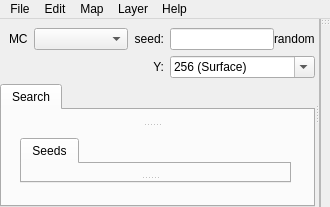
<?xml version="1.0" encoding="UTF-8"?>
<ui version="4.0">
 <class>MainWindow</class>
 <widget class="QMainWindow" name="MainWindow">
  <property name="windowTitle">
   <string>Cubiomes Viewer for Bedrock</string>
  </property>
  <property name="windowIcon">
   <iconset resource="../rc/icons.qrc">
    <normaloff>:/icons/logo.png</normaloff>:/icons/logo.png</iconset>
  </property>
  <widget class="QWidget" name="centralWidget">
   <layout class="QGridLayout" name="gridLayout_6">
    <property name="leftMargin">
     <number>0</number>
    </property>
    <property name="topMargin">
     <number>0</number>
    </property>
    <property name="rightMargin">
     <number>0</number>
    </property>
    <property name="bottomMargin">
     <number>0</number>
    </property>
    <item row="0" column="0">
     <widget class="QSplitter" name="splitterMap">
      <property name="orientation">
       <enum>Qt::Horizontal</enum>
      </property>
      <widget class="QFrame" name="controlFrame">
       <layout class="QVBoxLayout" name="verticalLayout_5">
        <property name="leftMargin">
         <number>0</number>
        </property>
        <property name="topMargin">
         <number>0</number>
        </property>
        <property name="rightMargin">
         <number>0</number>
        </property>
        <property name="bottomMargin">
         <number>0</number>
        </property>
        <item>
         <layout class="QGridLayout" name="gridMCSeed">
          <property name="leftMargin">
           <number>9</number>
          </property>
          <property name="topMargin">
           <number>9</number>
          </property>
          <item row="0" column="1">
           <widget class="StyledComboBox" name="comboBoxMC">
            <property name="toolTip">
             <string>Minecraft version</string>
            </property>
            <property name="minimumContentsLength">
             <number>8</number>
            </property>
            <property name="iconSize">
             <size>
              <width>0</width>
              <height>16</height>
             </size>
            </property>
           </widget>
          </item>
          <item row="1" column="7">
           <widget class="StyledComboBox" name="comboY">
            <property name="sizePolicy">
             <sizepolicy hsizetype="Expanding" vsizetype="Fixed">
              <horstretch>0</horstretch>
              <verstretch>0</verstretch>
             </sizepolicy>
            </property>
            <property name="editable">
             <bool>true</bool>
            </property>
            <property name="maxVisibleItems">
             <number>12</number>
            </property>
            <item>
             <property name="text">
              <string>256 (Surface)</string>
             </property>
            </item>
            <item>
             <property name="text">
              <string>128 (Nether Roof)</string>
             </property>
            </item>
            <item>
             <property name="text">
              <string>62 (Sea Level)</string>
             </property>
            </item>
            <item>
             <property name="text">
              <string>48</string>
             </property>
            </item>
            <item>
             <property name="text">
              <string>32</string>
             </property>
            </item>
            <item>
             <property name="text">
              <string>16</string>
             </property>
            </item>
            <item>
             <property name="text">
              <string>0</string>
             </property>
            </item>
            <item>
             <property name="text">
              <string>-16</string>
             </property>
            </item>
            <item>
             <property name="text">
              <string>-32</string>
             </property>
            </item>
            <item>
             <property name="text">
              <string>-48</string>
             </property>
            </item>
            <item>
             <property name="text">
              <string>-64 (Bedrock)</string>
             </property>
            </item>
           </widget>
          </item>
          <item row="0" column="0">
           <widget class="QLabel" name="labelMC">
            <property name="toolTip">
             <string>Minecraft version</string>
            </property>
            <property name="text">
             <string>MC</string>
            </property>
           </widget>
          </item>
          <item row="0" column="7">
           <layout class="QHBoxLayout" name="horizontalLayout_2">
            <property name="spacing">
             <number>0</number>
            </property>
            <item>
             <widget class="QLineEdit" name="seedEdit">
              <property name="toolTip">
               <string>Press enter to accept</string>
              </property>
             </widget>
            </item>
            <item>
             <widget class="QLabel" name="labelSeedType">
              <property name="toolTip">
               <string>Seed can be an integer or text. Leave empty for a random seed</string>
              </property>
              <property name="text">
               <string>random</string>
              </property>
             </widget>
            </item>
           </layout>
          </item>
          <item row="1" column="3">
           <widget class="QLabel" name="labelY">
            <property name="toolTip">
             <string>Show map for this y-level</string>
            </property>
            <property name="text">
             <string>Y:</string>
            </property>
            <property name="alignment">
             <set>Qt::AlignRight|Qt::AlignTrailing|Qt::AlignVCenter</set>
            </property>
           </widget>
          </item>
          <item row="1" column="2">
           <widget class="QLabel" name="labelMono">
            <property name="font">
             <font>
              <family>Monospace</family>
             </font>
            </property>
            <property name="text">
             <string/>
            </property>
           </widget>
          </item>
          <item row="0" column="2" colspan="2">
           <widget class="QLabel" name="labelSeed">
            <property name="toolTip">
             <string>Seed can be an integer or text. Leave empty for a random seed</string>
            </property>
            <property name="text">
             <string>seed:</string>
            </property>
            <property name="alignment">
             <set>Qt::AlignRight|Qt::AlignTrailing|Qt::AlignVCenter</set>
            </property>
           </widget>
          </item>
         </layout>
        </item>
        <item>
         <widget class="QTabWidget" name="tabContainer">
          <property name="styleSheet">
           <string notr="true">QToolButton {
 	background-color: transparent;
}</string>
          </property>
          <property name="currentIndex">
           <number>0</number>
          </property>
          <widget class="QWidget" name="tabSearch">
           <property name="sizePolicy">
            <sizepolicy hsizetype="Expanding" vsizetype="Expanding">
             <horstretch>0</horstretch>
             <verstretch>0</verstretch>
            </sizepolicy>
           </property>
           <attribute name="title">
            <string>Search</string>
           </attribute>
           <layout class="QGridLayout" name="gridLayout_3">
            <property name="leftMargin">
             <number>0</number>
            </property>
            <item row="0" column="0">
             <widget class="QSplitter" name="splitterSearch">
              <property name="orientation">
               <enum>Qt::Vertical</enum>
              </property>
              <widget class="Collapsible" name="collapseConstraints" native="true">
               <property name="sizePolicy">
                <sizepolicy hsizetype="Expanding" vsizetype="Expanding">
                 <horstretch>0</horstretch>
                 <verstretch>0</verstretch>
                </sizepolicy>
               </property>
              </widget>
              <widget class="QWidget" name="gridLayoutWidget">
               <layout class="QGridLayout" name="gridLayout">
                <property name="leftMargin">
                 <number>18</number>
                </property>
                <item row="0" column="0">
                 <widget class="QTabWidget" name="tabContainerSearch">
                  <property name="currentIndex">
                   <number>0</number>
                  </property>
                  <widget class="QWidget" name="tabSeeds">
                   <attribute name="title">
                    <string>Seeds</string>
                   </attribute>
                   <layout class="QGridLayout" name="gridLayout_2">
                    <property name="leftMargin">
                     <number>0</number>
                    </property>
                    <property name="bottomMargin">
                     <number>0</number>
                    </property>
                    <item row="0" column="0">
                     <widget class="QSplitter" name="splitterSeeds">
                      <property name="orientation">
                       <enum>Qt::Vertical</enum>
                      </property>
                      <widget class="Collapsible" name="collapseGen48" native="true">
                       <property name="sizePolicy">
                        <sizepolicy hsizetype="Expanding" vsizetype="Expanding">
                         <horstretch>0</horstretch>
                         <verstretch>0</verstretch>
                        </sizepolicy>
                       </property>
                      </widget>
                      <widget class="Collapsible" name="collapseControl" native="true">
                       <property name="sizePolicy">
                        <sizepolicy hsizetype="Expanding" vsizetype="Expanding">
                         <horstretch>0</horstretch>
                         <verstretch>0</verstretch>
                        </sizepolicy>
                       </property>
                      </widget>
                     </widget>
                    </item>
                   </layout>
                  </widget>
                 </widget>
                </item>
               </layout>
              </widget>
             </widget>
            </item>
           </layout>
          </widget>
         </widget>
        </item>
       </layout>
      </widget>
      <widget class="QFrame" name="frameMap">
       <property name="frameShape">
        <enum>QFrame::StyledPanel</enum>
       </property>
       <property name="frameShadow">
        <enum>QFrame::Raised</enum>
       </property>
       <layout class="QGridLayout" name="gridLayout_4">
        <property name="leftMargin">
         <number>0</number>
        </property>
        <property name="topMargin">
         <number>0</number>
        </property>
        <property name="rightMargin">
         <number>0</number>
        </property>
        <property name="bottomMargin">
         <number>0</number>
        </property>
       </layout>
      </widget>
     </widget>
    </item>
   </layout>
  </widget>
  <widget class="QToolBar" name="toolBar">
   <property name="windowTitle">
    <string>Map controls</string>
   </property>
   <property name="layoutDirection">
    <enum>Qt::RightToLeft</enum>
   </property>
   <property name="autoFillBackground">
    <bool>false</bool>
   </property>
   <property name="styleSheet">
    <string notr="true">
QToolBar {
	border-radius: 0px;
	padding: 0px;
	spacing: 0px;
}

QToolButton {
	border-radius: 3px;
	padding: 1px;
	border: 0px solid;
	margin: 0px;
}
QToolButton:!checked {
}
QToolButton:checked {
	background-color: #8a9dc4;
}
</string>
   </property>
   <property name="movable">
    <bool>true</bool>
   </property>
   <property name="allowedAreas">
    <set>Qt::AllToolBarAreas</set>
   </property>
   <property name="orientation">
    <enum>Qt::Vertical</enum>
   </property>
   <property name="floatable">
    <bool>true</bool>
   </property>
   <attribute name="toolBarArea">
    <enum>RightToolBarArea</enum>
   </attribute>
   <attribute name="toolBarBreak">
    <bool>false</bool>
   </attribute>
  </widget>
  <widget class="QMenuBar" name="menuBar">
   <widget class="QMenu" name="menuMap">
    <property name="title">
     <string>Map</string>
    </property>
    <widget class="QMenu" name="menuHistory">
     <property name="enabled">
      <bool>false</bool>
     </property>
     <property name="title">
      <string>Previous seeds</string>
     </property>
     <addaction name="separator"/>
    </widget>
    <addaction name="menuHistory"/>
    <addaction name="actionOpenShadow"/>
    <addaction name="separator"/>
    <addaction name="actionDock"/>
    <addaction name="actionGoto"/>
    <addaction name="separator"/>
    <addaction name="actionScreenshot"/>
    <addaction name="actionExportImg"/>
    <addaction name="separator"/>
   </widget>
   <widget class="QMenu" name="menuHelp">
    <property name="title">
     <string>Help</string>
    </property>
    <addaction name="actionExamples"/>
    <addaction name="separator"/>
    <addaction name="actionAbout"/>
   </widget>
   <widget class="QMenu" name="menuFile">
    <property name="title">
     <string>File</string>
    </property>
    <addaction name="actionLoad"/>
    <addaction name="actionSave"/>
    <addaction name="separator"/>
    <addaction name="actionPresetLoad"/>
    <addaction name="separator"/>
    <addaction name="actionSearch_seed_list"/>
    <addaction name="actionSearch_full_seed_space"/>
    <addaction name="separator"/>
    <addaction name="actionQuit"/>
   </widget>
   <widget class="QMenu" name="menuEdit">
    <property name="title">
     <string>Edit</string>
    </property>
    <addaction name="actionCopy"/>
    <addaction name="actionPaste"/>
    <addaction name="separator"/>
    <addaction name="actionAddShadow"/>
    <addaction name="separator"/>
    <addaction name="actionRedistribute"/>
    <addaction name="separator"/>
    <addaction name="actionExtGen"/>
    <addaction name="actionBiomeColors"/>
    <addaction name="actionToolbarConfig"/>
    <addaction name="actionPreferences"/>
   </widget>
   <widget class="QMenu" name="menuLayer">
    <property name="title">
     <string>Layer</string>
    </property>
    <addaction name="actionLayerDisplay"/>
    <addaction name="separator"/>
    <addaction name="actionBiomes"/>
    <addaction name="separator"/>
    <addaction name="actionParaTemperature"/>
    <addaction name="actionParaHumidity"/>
    <addaction name="actionParaContinentalness"/>
    <addaction name="actionParaErosion"/>
    <addaction name="actionParaDepth"/>
    <addaction name="actionParaWeirdness"/>
    <addaction name="separator"/>
    <addaction name="actionRiver"/>
    <addaction name="actionOceanTemp"/>
    <addaction name="separator"/>
    <addaction name="actionNoOceans"/>
    <addaction name="actionBetaTemperature"/>
    <addaction name="actionBetaHumidity"/>
    <addaction name="separator"/>
    <addaction name="actionHeight"/>
    <addaction name="actionStructures"/>
    <addaction name="separator"/>
   </widget>
   <addaction name="menuFile"/>
   <addaction name="menuEdit"/>
   <addaction name="menuMap"/>
   <addaction name="menuLayer"/>
   <addaction name="menuHelp"/>
  </widget>
  <action name="actionAbout">
   <property name="text">
    <string>About</string>
   </property>
  </action>
  <action name="actionOpenShadow">
   <property name="text">
    <string>Open shadow seed</string>
   </property>
  </action>
  <action name="actionSave">
   <property name="text">
    <string>Save session...</string>
   </property>
   <property name="shortcut">
    <string>Ctrl+S</string>
   </property>
  </action>
  <action name="actionLoad">
   <property name="text">
    <string>Load session...</string>
   </property>
   <property name="shortcut">
    <string>Ctrl+O</string>
   </property>
  </action>
  <action name="actionSearch_seed_list">
   <property name="text">
    <string>Search seed list...</string>
   </property>
   <property name="toolTip">
    <string>Load seeds from file for search</string>
   </property>
  </action>
  <action name="actionSearch_full_seed_space">
   <property name="text">
    <string>Search full seed space</string>
   </property>
  </action>
  <action name="actionCopy">
   <property name="text">
    <string>Copy seeds from list</string>
   </property>
  </action>
  <action name="actionPaste">
   <property name="text">
    <string>Paste seeds into list</string>
   </property>
  </action>
  <action name="actionPreferences">
   <property name="text">
    <string>Edit preferences...</string>
   </property>
  </action>
  <action name="actionQuit">
   <property name="text">
    <string>Quit</string>
   </property>
  </action>
  <action name="actionAddShadow">
   <property name="text">
    <string>Add shadow for all seeds</string>
   </property>
  </action>
  <action name="actionExtGen">
   <property name="text">
    <string>Advanced world settings...</string>
   </property>
  </action>
  <action name="actionExamples">
   <property name="text">
    <string>Example filters...</string>
   </property>
  </action>
  <action name="actionPresetSave">
   <property name="text">
    <string>Save filter as preset...</string>
   </property>
  </action>
  <action name="actionPresetLoad">
   <property name="text">
    <string>Load filter preset...</string>
   </property>
  </action>
  <action name="actionBiomeColors">
   <property name="text">
    <string>Edit biome colors...</string>
   </property>
  </action>
  <action name="actionBiomes">
   <property name="checkable">
    <bool>true</bool>
   </property>
   <property name="checked">
    <bool>true</bool>
   </property>
   <property name="text">
    <string>Biome scales (default)</string>
   </property>
   <property name="shortcut">
    <string>Alt+B</string>
   </property>
  </action>
  <action name="actionGoto">
   <property name="text">
    <string>Go to...</string>
   </property>
   <property name="shortcut">
    <string>Ctrl+G</string>
   </property>
  </action>
  <action name="actionOceanTemp">
   <property name="checkable">
    <bool>true</bool>
   </property>
   <property name="text">
    <string>(1.13 - 1.17) O. Temp. 1:256</string>
   </property>
   <property name="shortcut">
    <string>Alt+O</string>
   </property>
  </action>
  <action name="actionRiver">
   <property name="checkable">
    <bool>true</bool>
   </property>
   <property name="text">
    <string>(1.13 - 1.17) River Mix 1:4</string>
   </property>
   <property name="shortcut">
    <string>Alt+R</string>
   </property>
  </action>
  <action name="actionExportImg">
   <property name="text">
    <string>Export biomes as image...</string>
   </property>
  </action>
  <action name="actionToolbarConfig">
   <property name="text">
    <string>Edit map tools...</string>
   </property>
  </action>
  <action name="actionParaTemperature">
   <property name="checkable">
    <bool>true</bool>
   </property>
   <property name="text">
    <string>(1.18+) Temperature</string>
   </property>
   <property name="shortcut">
    <string>Alt+T</string>
   </property>
  </action>
  <action name="actionParaHumidity">
   <property name="checkable">
    <bool>true</bool>
   </property>
   <property name="text">
    <string>(1.18+) Humidity</string>
   </property>
   <property name="shortcut">
    <string>Alt+H</string>
   </property>
  </action>
  <action name="actionParaContinentalness">
   <property name="checkable">
    <bool>true</bool>
   </property>
   <property name="text">
    <string>(1.18+) Continentalness</string>
   </property>
   <property name="shortcut">
    <string>Alt+C</string>
   </property>
  </action>
  <action name="actionParaErosion">
   <property name="checkable">
    <bool>true</bool>
   </property>
   <property name="text">
    <string>(1.18+) Erosion</string>
   </property>
   <property name="shortcut">
    <string>Alt+E</string>
   </property>
  </action>
  <action name="actionParaWeirdness">
   <property name="checkable">
    <bool>true</bool>
   </property>
   <property name="text">
    <string>(1.18+) Weirdness</string>
   </property>
   <property name="shortcut">
    <string>Alt+W</string>
   </property>
  </action>
  <action name="actionParaDepth">
   <property name="checkable">
    <bool>true</bool>
   </property>
   <property name="text">
    <string>(1.18+) Depth</string>
   </property>
   <property name="shortcut">
    <string>Alt+D</string>
   </property>
  </action>
  <action name="actionStructures">
   <property name="checkable">
    <bool>true</bool>
   </property>
   <property name="text">
    <string>Structure potential (48-bit)</string>
   </property>
   <property name="shortcut">
    <string>Alt+S</string>
   </property>
  </action>
  <action name="actionScreenshot">
   <property name="text">
    <string>Take screenshot</string>
   </property>
   <property name="shortcut">
    <string>Ctrl+Shift+S</string>
   </property>
  </action>
  <action name="actionDock">
   <property name="text">
    <string>Undock map</string>
   </property>
  </action>
  <action name="actionHeight">
   <property name="checkable">
    <bool>true</bool>
   </property>
   <property name="text">
    <string>Approx. surface height</string>
   </property>
   <property name="shortcut">
    <string>Alt+Y</string>
   </property>
  </action>
  <action name="actionLayerDisplay">
   <property name="text">
    <string>Display options...</string>
   </property>
  </action>
  <action name="actionNoOceans">
   <property name="checkable">
    <bool>true</bool>
   </property>
   <property name="text">
    <string>(Beta 1.7) No beta oceans</string>
   </property>
  </action>
  <action name="actionBetaTemperature">
   <property name="checkable">
    <bool>true</bool>
   </property>
   <property name="text">
    <string>(Beta 1.7) Temperature</string>
   </property>
  </action>
  <action name="actionBetaHumidity">
   <property name="checkable">
    <bool>true</bool>
   </property>
   <property name="text">
    <string>(Beta 1.7) Humidity</string>
   </property>
  </action>
  <action name="actionRedistribute">
   <property name="text">
    <string>Redistribute condition IDs</string>
   </property>
  </action>
 </widget>
 <layoutdefault spacing="6" margin="11"/>
 <customwidgets>
  <customwidget>
   <class>StyledComboBox</class>
   <extends>QComboBox</extends>
   <header>src/widgets.h</header>
  </customwidget>
  <customwidget>
   <class>Collapsible</class>
   <extends>QWidget</extends>
   <header>src/widgets.h</header>
   <container>1</container>
  </customwidget>
 </customwidgets>
 <resources>
  <include location="../rc/icons.qrc"/>
 </resources>
 <connections/>
</ui>
